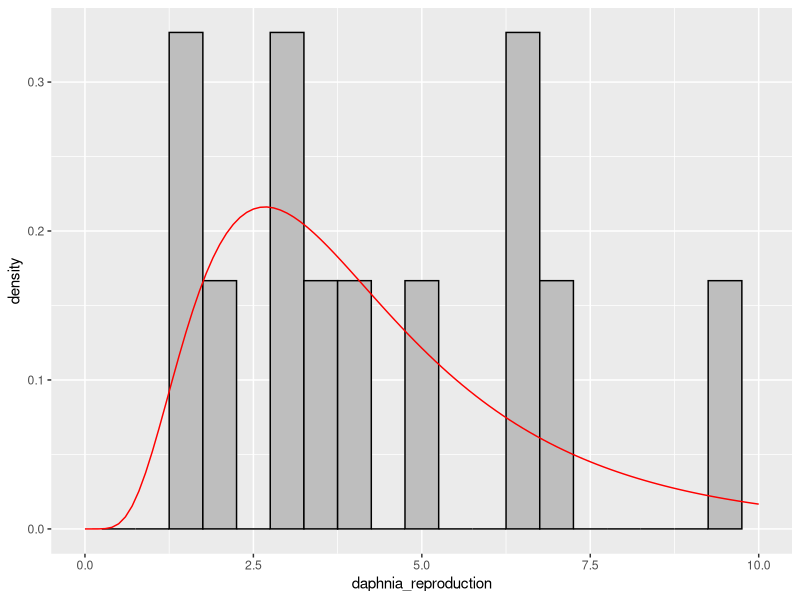

Source code (R): (Note: this script raises an error after producing the figure.)
## construct prior distributions for parameters from literature values
library(tidyverse)
library(fitdistrplus)
lit <- read.csv("literature_extraction.csv")

parameters <- c(
  alpha = 0.3,    #mg N/(chl*day)
  kappa = 0.3,    #mg N
  e =  1,       #chl/mgN
  death1 = 0.001,   # 1/day
  fa = 0.3,       # chl/(daphniaA*day)
  fj = 0.3,       # chl/(daphniaj*day)
  rho = 1,      # mg N/ chl
  camm = .0000001,     # 1/day
  xa = 0.01,       # mg N/ (daphniaA*day) 
  xj= 0.001,        # mg N/ (daphniaJ*day) 
  g1 =0.3,        # daphniaD/(daphniaJ*day)
  g2=0.3,         # chl
  death2 = 0.001,   # 1/day
  b1 = 0.3,       # daphniaJ/(daphniaD*day)
  b2 = 0.3,        # chl 
  death3 = 0.01   # 1/day
)


## fecundity (b1 and b2 -- units-- baby/(indiv*day))

not_all_na <- function(x) !all(is.na(x))
lit_clean <- (lit
    %>% drop_na(daphnia_reproduction)   ## drop rows with no response
    %>% select_if(not_all_na)
)
#names(lit) -- all columns
#setdiff(names(lit),names(lit_clean))
#all(sapply(lit_clean, not_all_na))

##  -- all values *excluded* from lit_clean
fec_lit <- lit %>% dplyr::select(c("daphnia_reproduction", "sd_repro", "units_reproduction", "Replicates")) %>%
  filter(daphnia_reproduction != "NA")

q <- fitdist(fec_lit$daphnia_reproduction, "lnorm")
y <- seq(0,10, length = 100)
c <- dlnorm(y, meanlog = q$estimate[1], sdlog = q$estimate[2])

df<- data.frame(
  y = y,
  daphnia_reproduction = c
)

p <- ggplot(fec_lit) +
  geom_histogram(aes(x = daphnia_reproduction, y = ..density..),
                 binwidth = .5, fill = "grey", color = "black")+
    scale_x_continuous(limits=c(0,10))


## compute the function on the fly
dlfun <- function(x) {
    with(as.list(q$estimate), dlnorm(x, meanlog, sdlog))
}
p + stat_function(fun=dlfun, color="red")
##p + geom_line(data = df, aes(y = daphnia_reproduction, x = y), color = "red")

## plot(daphnia_reproduction~y,data=df)

### daphnia survival I have days until death if assume exponential than 1/days survival
surv <- lit %>% dplyr::select("Replicates","daphnia_survival","range",
                              "sd_survival","X95CI", "units_survival") %>% drop_na(daphnia_survival)

surv$ci <- c(NA,16.75,NA,10.9,13.5,3,8.3,11.7,8.8)
surv$sd <- (surv$ci*2*sqrt(as.numeric(as.character(surv$Replicates))))/3.92
surv$sd[1] <- 0.26
surv <- surv %>% select(Replicates, daphnia_survival, sd)
##write.csv(surv, file = "survival_literature.csv" )

hist(surv$daphnia_survival)
## subtract average number of days to large size (based on my experiment- because I need this to be a prior for survival after growth to adult)
surv$survival <- surv$daphnia_survival- 4.8
d<-fitdistr(surv$survival, "normal")
hist(surv$survival)
p <- ggplot(surv) +
  geom_histogram(aes(x = survival, y = ..density..),
                 binwidth = 1, fill = "grey", color = "black") 


## compute the function on the fly
dlfun <- function(x) {
  with(as.list(d$estimate), dnorm(x, mean, sd))
}
p + stat_function(fun=dlfun, color="red")


## daphnia growth have days until 1st clutch, which is what i can get most info on but could get growth curves which would match my data better....

## kappa -- half saturation uptake algae-- units mg N
## algal uptake
#uptake <- lit %>% dplyr::select("Replicates","ammoium.conc","nitrogen.removal.1", "Authors") %>% filter(nitrogen.removal.1 != "NA") #%>%
  #filter(ammoium.conc != "NA") %>% 

with(uptake, plot(ammoium.conc, nitrogen.removal.1))

kappa <- lit %>% dplyr::select(c("Replicates","half_sat_mg_N_L","sd_half_sat","range_half_sat")) %>% filter(half_sat_mg_N_L != "NA")

d <- fitdistr(kappa$half_sat_mg_N_L, "lognormal")

hist(kappa$half_sat_mg_N_L)
p <- ggplot(kappa) +
  geom_histogram(aes(x = half_sat_mg_N_L, y = ..density..),
                 binwidth = 1, fill = "grey", color = "black") 

dlfun <- function(x) {
  with(as.list(d$estimate), dlnorm(x, meanlog, sdlog))
}
p + stat_function(fun=dlfun, color="red")


## alpha - max uptake algae of N -- units mgN/(chl*day) 

alpha <- lit %>% dplyr::select("Replicates","max_ammonium_uptake","max_uptake_units","max_uptake_sd")%>% 
                filter(max_ammonium_uptake != "NA")

## e (efficiency of n conversion by algae) -- need data-- have from one paper set of conversion rates vs mg N

## rho (efficiency of death conversion of algae to nh4) -- need data

## death1 -- algae death 1/day

death1 <- lit %>% dplyr::select("Replicates","Genus","species","algal_death_per_day") %>% filter(algal_death_per_day != "NA")
hist(death1$algal_death_per_day)
dd <- fitdistr(death1$algal_death_per_day, "lognormal")
p <- ggplot(death1) +
  geom_histogram(aes(x = algal_death_per_day, y = ..density..),
                 binwidth = 1, fill = "grey", color = "black") 

dlfun <- function(x) {
  with(as.list(dd$estimate), dlnorm(x, meanlog, sdlog))
}
p + stat_function(fun=dlfun, color="red")



## daphnia adult excretion 
x <- lit %>% dplyr::select("Replicates", "Excretion.rate", "sd_error_excretion", "units_excretion", "algal_conc") %>%
  filter(Excretion.rate != "NA") 

write.csv(x, file = "excretion_literature.csv")
## daphnia juvenile excretion

## daphnia adult uptake algae
f <- lit %>% dplyr::select("Replicates","Max_filtering","sd_filtering","CI_filtering_upper","CI_filtering_low","units",
                           "daphnia_size") %>% filter(Max_filtering != "NA") %>%
  filter(units != "millions cells per individual per hour") %>% 
  filter(units != "millions chlorella per indiv per hour")

hist(f$Max_filtering)

## daphnia juvenile uptake algae


## nitrification
n <- lit %>%dplyr::select("Replicates","nitrification","units.6", "convert_mg_N_day", "sd.2","range.2","X75.quartile") %>%
  filter(nitrification != "NA")%>% filter(units.6 != "g NH4-N g per VSS per day") %>% 
  drop_na(convert_mg_N_day) %>% filter(units.6 != "mg N per g per dry weight day")
## VSS is volatile suspended solid...
## would like to select columns that aren't all NAs to make sure i don't miss any important information in my select....
n1 <- lit %>% drop_na(nitrification)%>% select_if(not_all_na)   ## drop rows with no response

d <- fitdist(n$convert_mg_N_day, "lnorm")

p <- ggplot(n) +
  geom_histogram(aes(x = convert_mg_N_day, y = ..density..),
                 binwidth = .2, fill = "grey", color = "black") 


## compute the function on the fly
dlfun <- function(x) {
  with(as.list(d$estimate), dlnorm(x, meanlog, sdlog))
}
p + stat_function(fun=dlfun, color="red")
